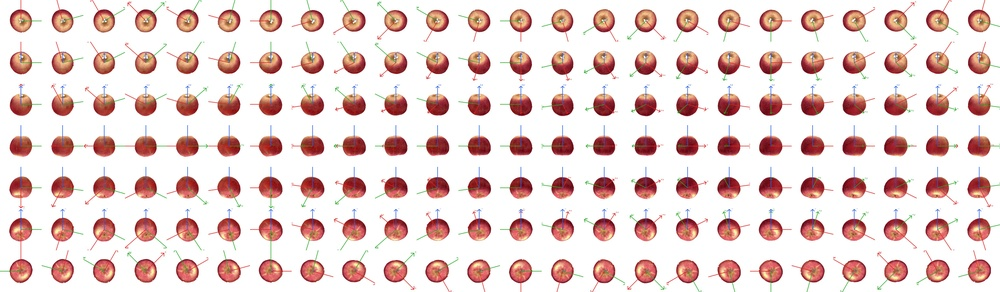
#> input picture assets/axis_apple1_sp.jpg, 1000 x 292 px, shrunk from 6144 x 1792 before the run
$ python extdelta.py ../../assets/axis_apple1_sp.jpg ../../assets/axis_cake2_sp.jpg
#> lines starting #> are read from the running program, lines starting #| are printed output that depends on the picture; after the words box and inside, x2 and y2 are one past the last pixel; in counts of white or black regions, pixels touching at a corner belong together
"""Distance between two six-view sheets, away from the silhouette, and stray bright specks."""
import sys
import numpy as np
from PIL import Image
from scipy import ndimage

A = np.asarray(Image.open(sys.argv[1]).convert("RGB"), np.float32) / 255
B = np.asarray(Image.open(sys.argv[2]).convert("RGB"), np.float32) / 255
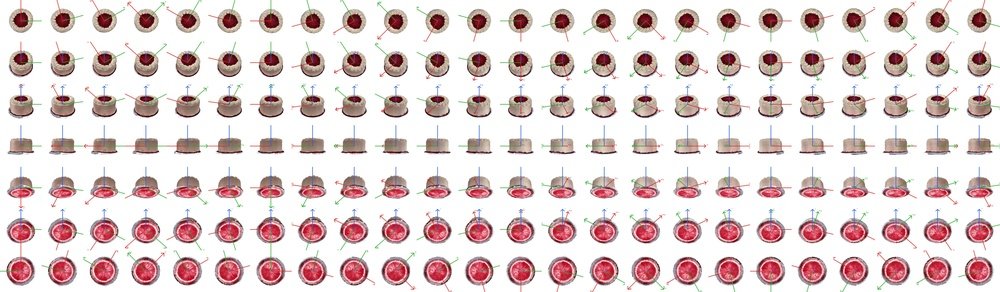
#> input picture assets/axis_cake2_sp.jpg, 1000 x 292 px, shrunk from 6144 x 1792 before the run
body = (np.abs(A - 1).max(2) > 0.06) & (np.abs(B - 1).max(2) > 0.06)
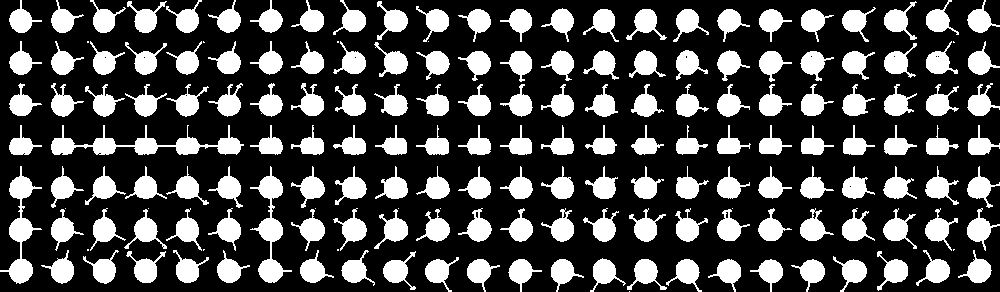
#> body: shape (292, 1000) bool; 27.8% white; 176 white regions (16 under 20 px), largest, box (x1, y1, x2, y2) and area: (51, 125, 244, 155) 2033, (250, 166, 292, 283) 1524, (0, 166, 42, 284) 1506
inner = ndimage.binary_erosion(body, np.ones((9, 9), bool))
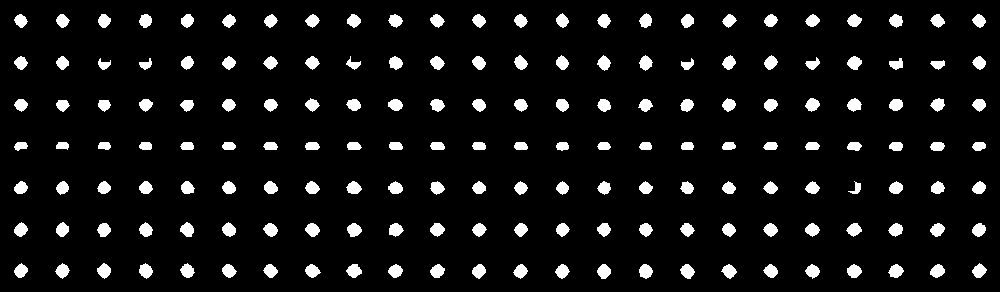
#> inner: shape (292, 1000) bool; 7.3% white; 168 white regions, largest, box (x1, y1, x2, y2) and area: (346, 264, 362, 278) 152, (639, 264, 653, 279) 152, (347, 223, 362, 237) 150
d = np.linalg.norm(A - B, axis=2)[inner]
S = A.shape[0] // 2
#> S = 146
specks = 0
for k in range(6):
    r, c = divmod(k, 3)
    sl = (slice(r * S, (r + 1) * S), slice(c * S, (c + 1) * S))
    b, inn = B[sl], ndimage.binary_erosion(body[sl], np.ones((5, 5), bool))
    if inn.sum() < 100:
        continue
    lum = b.mean(2)
    lab, _ = ndimage.label(inn & (lum - ndimage.uniform_filter(lum, 21) > 0.10))
    sz = np.bincount(lab.ravel())
    sz[0] = 0
    for j in np.nonzero(sz >= 4)[0]:
        m = lab == j
        if (b[m].mean(0) - A[sl][m].mean(0)).mean() > 0.08:
            specks += 1
#> this loop made 6 passes
#> pass 1, `b, inn = B[sl], ndimage.binary_erosion(body[sl], np.ones((5, 5), bool))`:
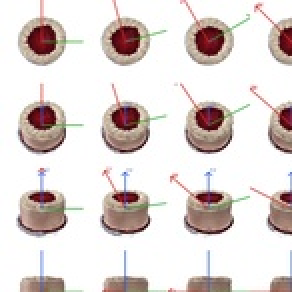
#> b: shape (146, 146, 3) float32 (shown 2 times larger); mean R, G, B 0.881, 0.847, 0.837
#> pass 1, `b, inn = B[sl], ndimage.binary_erosion(body[sl], np.ones((5, 5), bool))`:
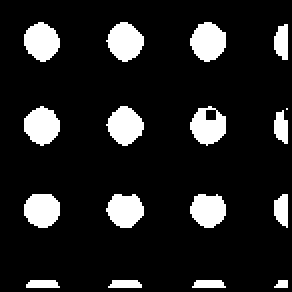
#> inn: shape (146, 146) bool (shown 2 times larger); 13% white; 17 white regions (1 under 20 px), largest, box (x1, y1, x2, y2) and area: (95, 11, 113, 31) 266, (53, 11, 72, 31) 265, (12, 11, 30, 31) 261
#> pass 1, `lab, _ = ndimage.label(inn & (lum - ndimage.uniform_filter(lum, 21) > ..`:
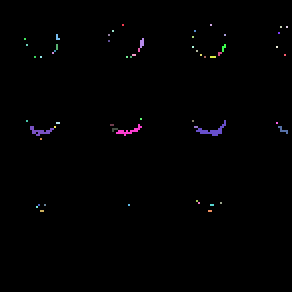
#> lab: shape (146, 146) int32 (shown 2 times larger); 58 distinct labels, from 0 to 57; one colour per label, 0 black
#> after the loop:
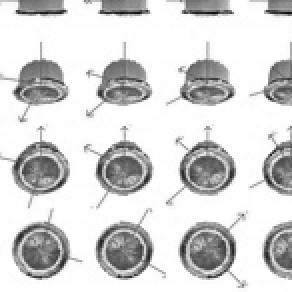
#> lum: shape (146, 146) float32 (shown 2 times larger); min 0.0667, max 1, mean 0.839
#> after the loop, specks = 80
print(f"  {int(inner.sum()):,} px   mean {d.mean():.4f}   p95 {np.quantile(d,0.95):.4f}   "
      f"over 0.15 {100*(d>0.15).mean():.3f}%   specks {specks}")
#|   21,369 px   mean 0.4872   p95 1.0093   over 0.15 91.198%   specks 80
